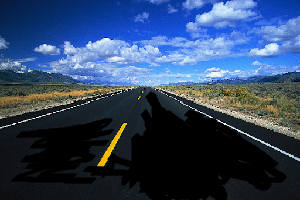
#> input picture ImageProcessing/images/line.png, 300 x 200 px
$ python main.py
#> lines starting #> are read from the running program, lines starting #| are printed output that depends on the picture; after the words box and inside, x2 and y2 are one past the last pixel; in counts of white or black regions, pixels touching at a corner belong together
import cv2
from numpy import ndarray
from collections import deque


def hsv(b, g, r):
    bgr_min, bgr_max = min(b, g, r), max(b, g, r)

    h, s, v = 0., 0, 0

    v = bgr_max
    if bgr_max == 0:
        return h, s, v

    gap = bgr_max - bgr_min
    s = (255 * gap) // bgr_max
    if gap == 0:
        return h, s, v

    if bgr_max == r:
        h = 43 * (g / gap - b / gap)
    elif bgr_max == g:
        h = 85 + 43 * (b / gap - r / gap)
    else:
        h = 171 + 43 * (r / gap - g / gap)

    if h > 255:
        h = 255
    elif h < 0:
        h = int(h + 255)
    else:
        h = int(h)
    return h, s, v


def bgr2hsv(src):
    height, width, n_channels = src.shape
    dst = ndarray(
        shape=src.shape,
        dtype=src.dtype
    )

    for y in range(height):
        for x in range(width):
            dst[y][x][0], dst[y][x][1], dst[y][x][2] = hsv(src[y][x][0], src[y][x][1], src[y][x][2])
            # [32 lines of commented-out code are left out]
    return dst


# [43 lines left out: functions red_detect, dilate, not called in this run]


dy = [0, 1, 1, 1, 0, -1, -1, -1]
dx = [1, 1, 0, -1, -1, -1, 0, 1]


def erode(src):
    height, width, n_channels = src.shape
    dst = ndarray(
        shape=src.shape,
        dtype=src.dtype
    )

    for y in range(1, height - 1):
        for x in range(1, width - 1):
            dst[y][x][0] = dst[y][x][1] = dst[y][x][2] = 0
            if src[y][x][0]:
                for d in range(8):
                    if not src[y + dy[d]][x + dx[d]][0]:
                        break
                else:
                    dst[y][x][0] = dst[y][x][1] = dst[y][x][2] = 255

    return dst


# [95 lines left out: functions labeling, histogram, object_detect, not called in this run]


def hsv2black(src):
    height, width, n_channels = src.shape
    dst = ndarray(
        shape=src.shape,
        dtype=src.dtype
    )

    for y in range(height):
        for x in range(width):
            if src[y][x][2] < 70:
                dst[y][x][0] = dst[y][x][1] = dst[y][x][2] = 255
            else:
                dst[y][x][0] = dst[y][x][1] = dst[y][x][2] = 0

    return dst


def prewitt(src):
    height, width, n_channels = src.shape
    dst = ndarray(
        shape=src.shape,
        dtype=src.dtype
    )

    for y in range(1, height - 1):
        for x in range(1, width - 1):
            h1 = sum(src[y + 1][x + i][0] for i in range(-1, 2)) - sum(src[y - 1][x - i][0] for i in range(-1, 2))
            h2 = sum(src[y + i][x + 1][0] for i in range(-1, 2)) - sum(src[y - i][x - 1][0] for i in range(-1, 2))
            hVal = h1 * h1 + h2 * h2
            if hVal > 10000:
                dst[y][x][0] = dst[y][x][1] = dst[y][x][2] = 255
            else:
                dst[y][x][0] = dst[y][x][1] = dst[y][x][2] = 0

    return dst


COS3 = [
    1.000000, 0.998630, 0.994522, 0.987688, 0.978148,
    0.965926, 0.951057, 0.933580, 0.913545, 0.891007,
    0.866025, 0.838671, 0.809017, 0.777146, 0.743145,
    0.707107, 0.669131, 0.629321, 0.587785, 0.544639,
    0.500000, 0.453991, 0.406737, 0.358368, 0.309017,
    0.258819, 0.207912, 0.156435, 0.104529, 0.052336,
    0.000000
]
SIN3 = [
    0.000000, 0.052336, 0.104528, 0.156434, 0.207912,
    0.258819, 0.309017, 0.358368, 0.406737, 0.453990,
    0.500000, 0.544639, 0.587785, 0.629320, 0.669131,
    0.707107, 0.743145, 0.777146, 0.809017, 0.838670,
    0.866025, 0.891006, 0.913545, 0.933580, 0.951056,
    0.965926, 0.978148, 0.987688, 0.994522, 0.998630,
    1.000000
]


def hough_line(src):
    height, width, n_channels = src.shape
    dst = ndarray(
        shape=src.shape,
        dtype=src.dtype
    )
    for y in range(height):
        for x in range(width):
            dst[y][x][0] = dst[y][x][1] = dst[y][x][2] = 0

    THRES = 120
    DIAGONAL = 500
    count = [[0] * 60 for _ in range(DIAGONAL << 1)]

    for y in range(1, height - 1):
        for x in range(1, width - 1):
            if src[y][x][0]:
                for t in range(31):
                    r = int(COS3[t] * x + SIN3[t] * y)
                    if -width < r < width:
                        count[r + width][t] += 1
                for t in range(31, 60):
                    r = int(-COS3[60 - t] * x + SIN3[60 - t] * y)
                    if -width < r < width:
                        count[r + width][t] += 1

    for t in range(0, 60):
        for r in range(-width, width):
            if count[r + width][t] > THRES:
                if t <= 30:
                    for x in range(width):
                        y = int((r - COS3[t] * x) / SIN3[t])
                        if 0 <= y < height:
                            dst[y][x][0] = dst[y][x][1] = dst[y][x][2] = 255
                else:
                    for x in range(width):
                        y = int((r + COS3[60 - t] * x) / SIN3[60 - t])
                        if 0 <= y < height:
                            dst[y][x][0] = dst[y][x][1] = dst[y][x][2] = 255
    return dst


def main():
    # [24 lines of commented-out code are left out]
    bgr_img = cv2.imread('images/line.png', 1)
#> bgr_img is the input picture: shape (200, 300, 3); mean B, G, R 99.6, 69.2, 49.5
    hsv_img = bgr2hsv(bgr_img)
#> the loop in bgr2hsv, `for y in range(height):` made 200 passes
#> after the loop in bgr2hsv, `for y in range(height):`:
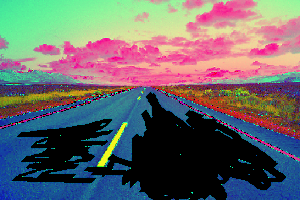
#> dst: shape (200, 300, 3); mean B, G, R 106, 102.8, 104.4
    black_img = hsv2black(hsv_img)
#> after the loop in hsv2black, `for y in range(height):`:
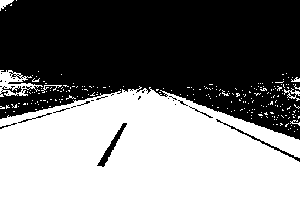
#> dst: shape (200, 300, 3); 47% white; 225 white regions (218 under 20 px), largest, box (x1, y1, x2, y2) and area: (0, 86, 300, 200) 26925, (0, 70, 43, 97) 502, (0, 0, 14, 11) 77
    eroded_img = erode(black_img)
#> after the loop in erode, `for y in range(1, height - 1):`:
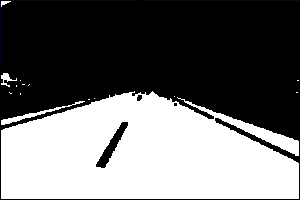
#> dst: shape (200, 300, 3); mean of channels 0, 1, 2 107.6, 107.5, 107.5; drawn as B, G, R
    prewitted_img = prewitt(eroded_img)
#> after the loop in prewitt, `for y in range(1, height - 1):`:
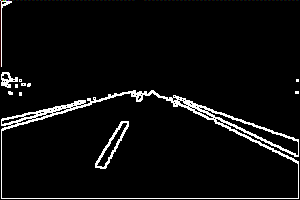
#> dst: shape (200, 300, 3); mean of channels 0, 1, 2 13.2, 13.2, 13.2; drawn as B, G, R
    lined_img = hough_line(prewitted_img)
#> after the loop in hough_line, `for y in range(height):`: dst: shape (200, 300, 3); every value is 0

    cv2.imshow('bgr_img', bgr_img)
    cv2.imshow('prewitted_img', prewitted_img)
    cv2.imshow('lined_img', lined_img)
    cv2.waitKey(0)
    cv2.destroyAllWindows()
    # cv2.imwrite('images/dilated_img.jpg', dilated_img)


if __name__ == '__main__':
#> (the run stopped early here; a loop or call above may not have finished)

$ run again, with ImageProcessing/images/circle.jpg saved as ImageProcessing/images/line.png
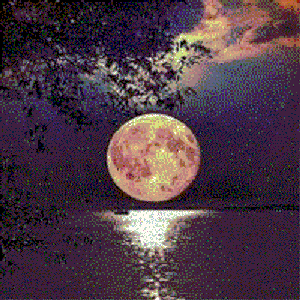
#> input picture ImageProcessing/images/circle.jpg, 300 x 300 px
#> in main, bgr_img is the input picture: shape (300, 300, 3); mean B, G, R 69.5, 56.6, 76.2
#> the loop in bgr2hsv, `for y in range(height):` made 300 passes
#> after the loop in hsv2black, `for y in range(height):`:
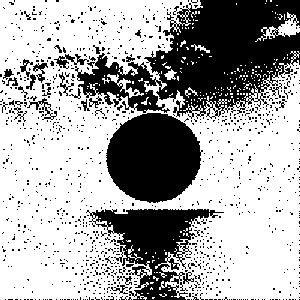
#> dst: shape (300, 300, 3); 66.5% white; 1095 black regions (1063 under 20 px), largest, box (x1, y1, x2, y2) and area: (75, 0, 300, 119) 13877, (106, 113, 203, 203) 6613, (86, 209, 224, 300) 5137
#> after the loop in prewitt, `for y in range(1, height - 1):`:
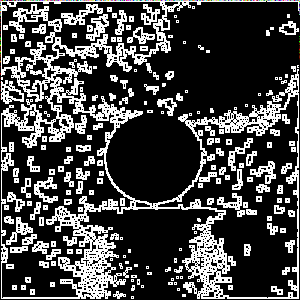
#> dst: shape (300, 300, 3); mean of channels 0, 1, 2 68.1, 68.1, 68.2; drawn as B, G, R
